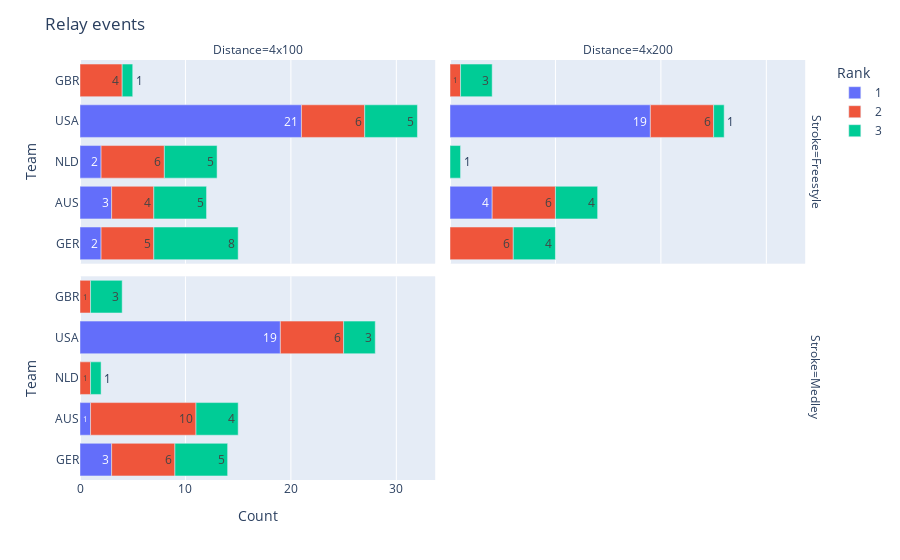

Source (notebook cell):
### Code cell
# relay events

relay_grouped = relay.groupby(['Team', 'Distance', 'Stroke', 'Rank']).size().reset_index(name='Count')

top_relay = relay_grouped.groupby('Team')['Count'].sum().reset_index().sort_values('Count', ascending=False).head()

country_relay = relay_grouped[relay_grouped['Team'].isin(top_relay['Team'])]

fig = px.bar(country_relay, x='Count', y='Team', color='Rank', text='Count', facet_col='Distance', facet_row='Stroke')

fig.update_layout(yaxis={'categoryorder':'total ascending'}, title='Relay events')

iplot(fig)

### Figure 1 — Plotly figure (JSON) as saved in the notebook; plotly's stock layout.template omitted (floating-point values rounded to 4 significant figures)
{"data": [{"alignmentgroup": "True", "hovertemplate": "Rank=1<br>Stroke=Freestyle<br>Distance=4x100<br>Count=%{text}<br>Team=%{y}<extra></extra>", "legendgroup": "1", "marker": {"color": "#636efa", "pattern": {"shape": ""}}, "name": "1", "offsetgroup": "1", "orientation": "h", "showlegend": true, "text": [3.0, 2.0, 2.0, 21.0], "textposition": "auto", "type": "bar", "x": [3, 2, 2, 21], "xaxis": "x3", "y": ["AUS", "GER", "NLD", "USA"], "yaxis": "y3"}, {"alignmentgroup": "True", "hovertemplate": "Rank=1<br>Stroke=Freestyle<br>Distance=4x200<br>Count=%{text}<br>Team=%{y}<extra></extra>", "legendgroup": "1", "marker": {"color": "#636efa", "pattern": {"shape": ""}}, "name": "1", "offsetgroup": "1", "orientation": "h", "showlegend": false, "text": [4.0, 19.0], "textposition": "auto", "type": "bar", "x": [4, 19], "xaxis": "x4", "y": ["AUS", "USA"], "yaxis": "y4"}, {"alignmentgroup": "True", "hovertemplate": "Rank=1<br>Stroke=Medley<br>Distance=4x100<br>Count=%{text}<br>Team=%{y}<extra></extra>", "legendgroup": "1", "marker": {"color": "#636efa", "pattern": {"shape": ""}}, "name": "1", "offsetgroup": "1", "orientation": "h", "showlegend": false, "text": [1.0, 3.0, 19.0], "textposition": "auto", "type": "bar", "x": [1, 3, 19], "xaxis": "x", "y": ["AUS", "GER", "USA"], "yaxis": "y"}, {"alignmentgroup": "True", "hovertemplate": "Rank=2<br>Stroke=Freestyle<br>Distance=4x100<br>Count=%{text}<br>Team=%{y}<extra></extra>", "legendgroup": "2", "marker": {"color": "#EF553B", "pattern": {"shape": ""}}, "name": "2", "offsetgroup": "2", "orientation": "h", "showlegend": true, "text": [4.0, 4.0, 5.0, 6.0, 6.0], "textposition": "auto", "type": "bar", "x": [4, 4, 5, 6, 6], "xaxis": "x3", "y": ["AUS", "GBR", "GER", "NLD", "USA"], "yaxis": "y3"}, {"alignmentgroup": "True", "hovertemplate": "Rank=2<br>Stroke=Freestyle<br>Distance=4x200<br>Count=%{text}<br>Team=%{y}<extra></extra>", "legendgroup": "2", "marker": {"color": "#EF553B", "pattern": {"shape": ""}}, "name": "2", "offsetgroup": "2", "orientation": "h", "showlegend": false, "text": [6.0, 1.0, 6.0, 6.0], "textposition": "auto", "type": "bar", "x": [6, 1, 6, 6], "xaxis": "x4", "y": ["AUS", "GBR", "GER", "USA"], "yaxis": "y4"}, {"alignmentgroup": "True", "hovertemplate": "Rank=2<br>Stroke=Medley<br>Distance=4x100<br>Count=%{text}<br>Team=%{y}<extra></extra>", "legendgroup": "2", "marker": {"color": "#EF553B", "pattern": {"shape": ""}}, "name": "2", "offsetgroup": "2", "orientation": "h", "showlegend": false, "text": [10.0, 1.0, 6.0, 1.0, 6.0], "textposition": "auto", "type": "bar", "x": [10, 1, 6, 1, 6], "xaxis": "x", "y": ["AUS", "GBR", "GER", "NLD", "USA"], "yaxis": "y"}, {"alignmentgroup": "True", "hovertemplate": "Rank=3<br>Stroke=Freestyle<br>Distance=4x100<br>Count=%{text}<br>Team=%{y}<extra></extra>", "legendgroup": "3", "marker": {"color": "#00cc96", "pattern": {"shape": ""}}, "name": "3", "offsetgroup": "3", "orientation": "h", "showlegend": true, "text": [5.0, 1.0, 8.0, 5.0, 5.0], "textposition": "auto", "type": "bar", "x": [5, 1, 8, 5, 5], "xaxis": "x3", "y": ["AUS", "GBR", "GER", "NLD", "USA"], "yaxis": "y3"}, {"alignmentgroup": "True", "hovertemplate": "Rank=3<br>Stroke=Freestyle<br>Distance=4x200<br>Count=%{text}<br>Team=%{y}<extra></extra>", "legendgroup": "3", "marker": {"color": "#00cc96", "pattern": {"shape": ""}}, "name": "3", "offsetgroup": "3", "orientation": "h", "showlegend": false, "text": [4.0, 3.0, 4.0, 1.0, 1.0], "textposition": "auto", "type": "bar", "x": [4, 3, 4, 1, 1], "xaxis": "x4", "y": ["AUS", "GBR", "GER", "NLD", "USA"], "yaxis": "y4"}, {"alignmentgroup": "True", "hovertemplate": "Rank=3<br>Stroke=Medley<br>Distance=4x100<br>Count=%{text}<br>Team=%{y}<extra></extra>", "legendgroup": "3", "marker": {"color": "#00cc96", "pattern": {"shape": ""}}, "name": "3", "offsetgroup": "3", "orientation": "h", "showlegend": false, "text": [4.0, 3.0, 5.0, 1.0, 3.0], "textposition": "auto", "type": "bar", "x": [4, 3, 5, 1, 3], "xaxis": "x", "y": ["AUS", "GBR", "GER", "NLD", "USA"], "yaxis": "y"}], "layout": {"annotations": [{"showarrow": false, "text": "Distance=4x100", "x": 0.24, "xanchor": "center", "xref": "paper", "y": 1.0, "yanchor": "bottom", "yref": "paper"}, {"showarrow": false, "text": "Distance=4x200", "x": 0.74, "xanchor": "center", "xref": "paper", "y": 1.0, "yanchor": "bottom", "yref": "paper"}, {"showarrow": false, "text": "Stroke=Medley", "textangle": 90, "x": 0.98, "xanchor": "left", "xref": "paper", "y": 0.2425, "yanchor": "middle", "yref": "paper"}, {"showarrow": false, "text": "Stroke=Freestyle", "textangle": 90, "x": 0.98, "xanchor": "left", "xref": "paper", "y": 0.7575, "yanchor": "middle", "yref": "paper"}], "barmode": "relative", "legend": {"title": {"text": "Rank"}, "tracegroupgap": 0}, "margin": {"t": 60}, "title": {"text": "Relay events"}, "xaxis": {"anchor": "y", "domain": [0.0, 0.48], "title": {"text": "Count"}}, "xaxis2": {"anchor": "y2", "domain": [0.5, 0.98], "matches": "x", "title": {"text": "Count"}}, "xaxis3": {"anchor": "y3", "domain": [0.0, 0.48], "matches": "x", "showticklabels": false}, "xaxis4": {"anchor": "y4", "domain": [0.5, 0.98], "matches": "x", "showticklabels": false}, "yaxis": {"anchor": "x", "categoryorder": "total ascending", "domain": [0.0, 0.485], "title": {"text": "Team"}}, "yaxis2": {"anchor": "x2", "domain": [0.0, 0.485], "matches": "y", "showticklabels": false}, "yaxis3": {"anchor": "x3", "domain": [0.515, 1.0], "matches": "y", "title": {"text": "Team"}}, "yaxis4": {"anchor": "x4", "domain": [0.515, 1.0], "matches": "y", "showticklabels": false}}}
